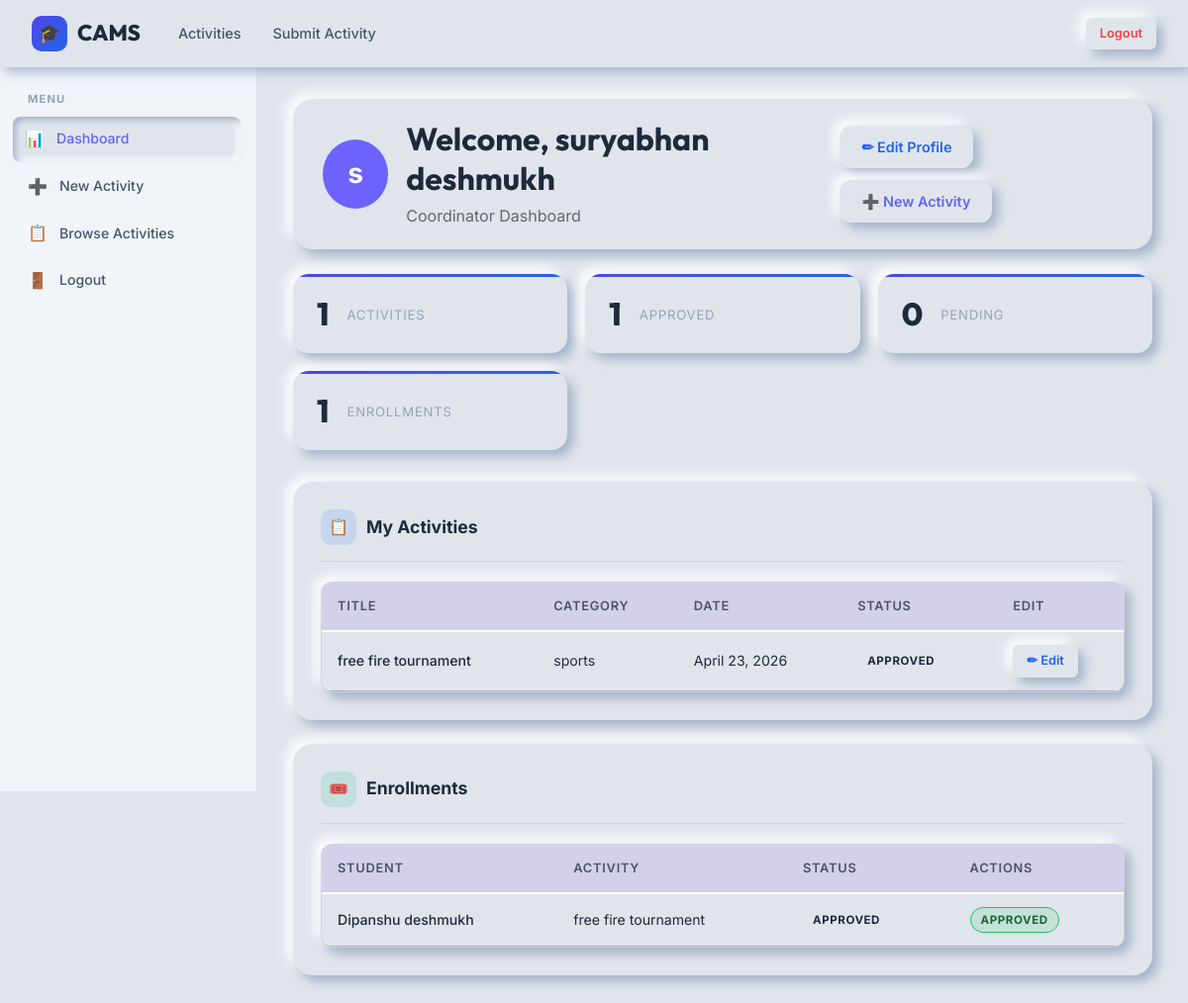
/coordinator-dashboard/ (signed in), run on an earlier commit of the app's database.
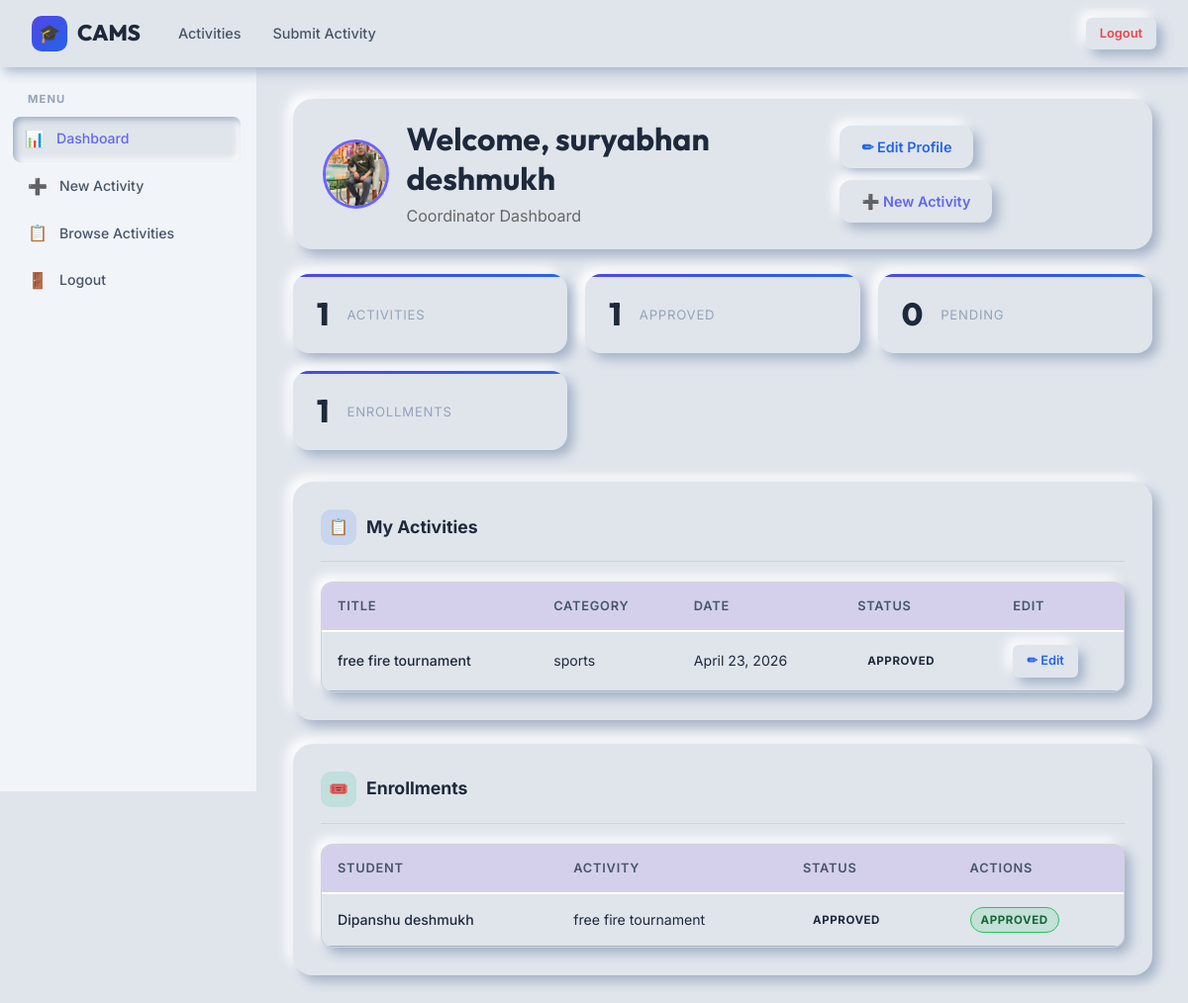
And on a later commit of the database.
### app/models.py (models this page shows, shortened)
class User(models.Model):
    ROLE_CHOICES = (
        ('student', 'Student'),
        ('coordinator', 'Coordinator'),
        ('admin', 'Admin'),
    )
    name = models.CharField(max_length=100)
    email = models.EmailField(unique=True)
    password = models.CharField(max_length=255)
    role = models.CharField(
        max_length=20,
        choices=ROLE_CHOICES
    )
    dept = models.CharField(max_length=100)
    phone = models.CharField(
        max_length=15,
        null=True,
        blank=True
    )
    studentId = models.CharField(
        max_length=100,
        null=True,
        blank=True
    )
    dob = models.DateField(
        null=True,
        blank=True
    )
    profile_photo = models.ImageField(
        upload_to='profiles/',
        null=True,
        blank=True
    )
    is_approved = models.BooleanField(default=False)
    created_at = models.DateTimeField(auto_now_add=True)

### app/views.py (the view)
def coordinator_dashboard(request):
    user_id = request.session.get('user_id')
    if not user_id:
        return redirect('/login/')
    user = User.objects.get(id=user_id)
    activities = Activity.objects.filter(coordinator=user)
    enrollments = Enrollment.objects.filter(
        activity__in=activities
    )
    context = {
        'user': user,
        'activities': activities,
        'enrollments': enrollments,
        'total_activities': activities.count(),
        'approved': activities.filter(status='approved').count(),
        'pending': activities.filter(status='pending').count(),
        'total_enrollments': enrollments.count(),
    }
    return render(
        request,
        'coordinator-dashboard.html',
        context
    )

### templates/coordinator-dashboard.html (shortened to what the changed rows need)
<!DOCTYPE html>
<html lang="en">
<head>
{% load static %}
<link rel="stylesheet" href="{% static 'css/style.css' %}">
<link rel="stylesheet" href="{% static 'css/neumorphism.css' %}">
</head>
<body>
<main class="page-container">
    <div class="dashboard-layout">
        <div class="main-content">
            <div
              class="card"
              style="
                padding:20px 30px;
                margin-bottom:25px;
                display:flex;
                justify-content:space-between;
                align-items:center;
              "
            >
                <div
                  style="
                    display:flex;
                    align-items:center;
                    gap:18px;
                  "
                >
                    {% if user.profile_photo %}
                    <img
                      src="{{ user.profile_photo.url }}"
                      alt="Profile"
                      style="
                        width:70px;
                        height:70px;
                        border-radius:50%;
                        object-fit:cover;
                        border:3px solid #6c63ff;
                      "
                    >
                    {% else %}
                    <div
                      style="
                        width:70px;
                        height:70px;
                        border-radius:50%;
                        background:#6c63ff;
                        color:white;
                        display:flex;
                        align-items:center;
                        justify-content:center;
                        font-size:28px;
                        font-weight:bold;
                      "
                    >
                        {{ user.name|slice:":1" }}
                    </div>
                    {% endif %}
                    <div>
                        <h2
                          style="
                            margin:0;
                            font-size:32px;
                          "
                        >
                            Welcome,
                            {{ user.name }}
                        </h2>
                        <p
                          style="
                            margin-top:6px;
                            color:#666;
                          "
                        >
                            Coordinator Dashboard
                        </p>
                    </div>
                </div>
            </div>
            <div class="card animate-slide mb-24">
                <div class="table-wrapper">
                    <table>
                        <thead>
                            <tr>
                                <th>Title</th>
                                <th>Category</th>
                                <th>Date</th>
                                <th>Status</th>
                                <th>Edit</th>
                            </tr>
                        </thead>
                    </table>
                </div>
            </div>
            <div class="card animate-slide">
                <div class="table-wrapper">
                    <table>
                        <thead>
                            <tr>
                                <th>Student</th>
                                <th>Activity</th>
                                <th>Status</th>
                                <th>Actions</th>
                            </tr>
                        </thead>
                    </table>
                </div>
            </div>
        </div>
    </div>
</main>
</body>
</html>

What changed in the data, as far as the page shows it:
changed User "suryabhan deshmukh": profile_photo: picture added; name "s" → (not shown)
